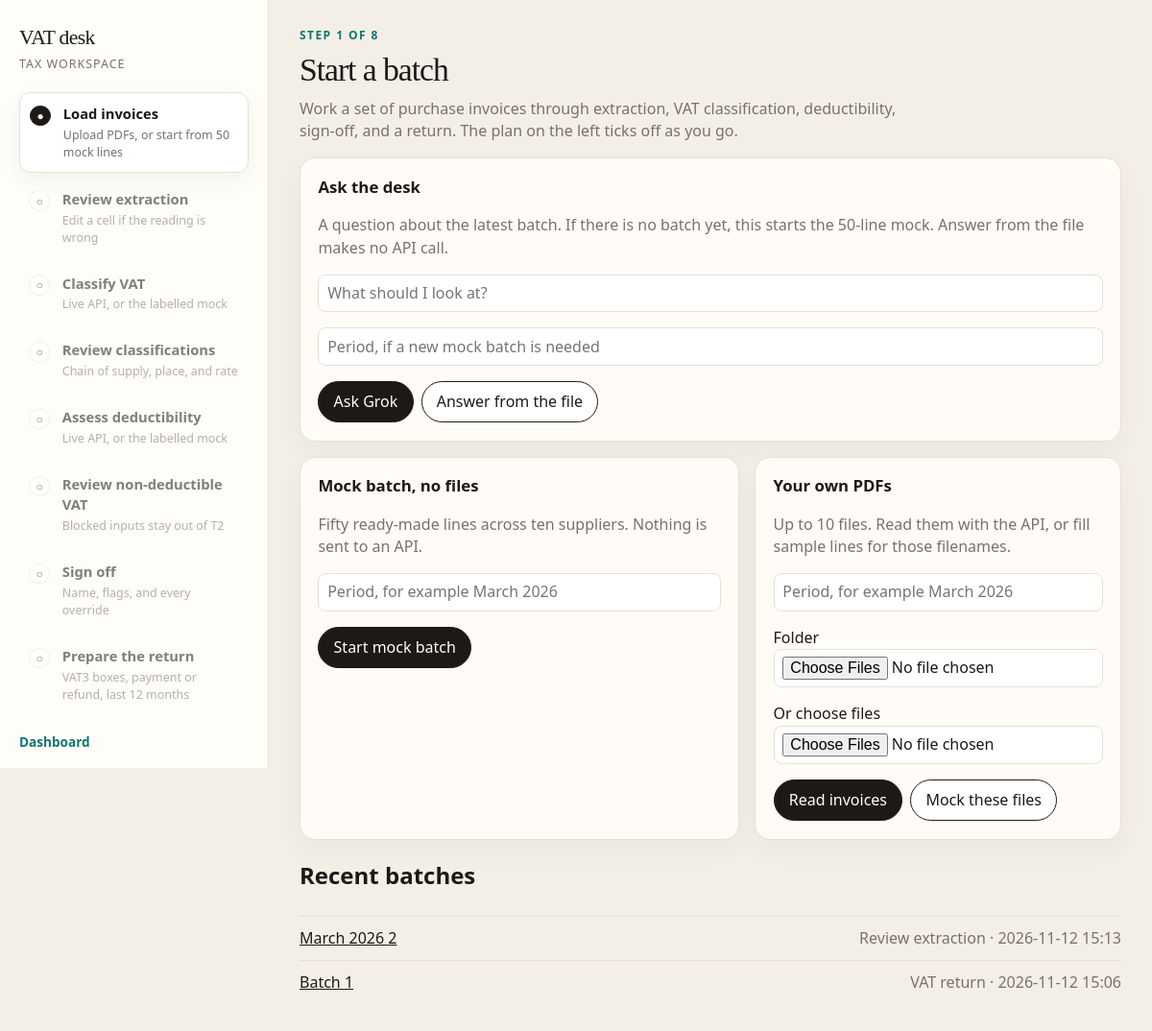
/, run on an earlier commit of the app's database.
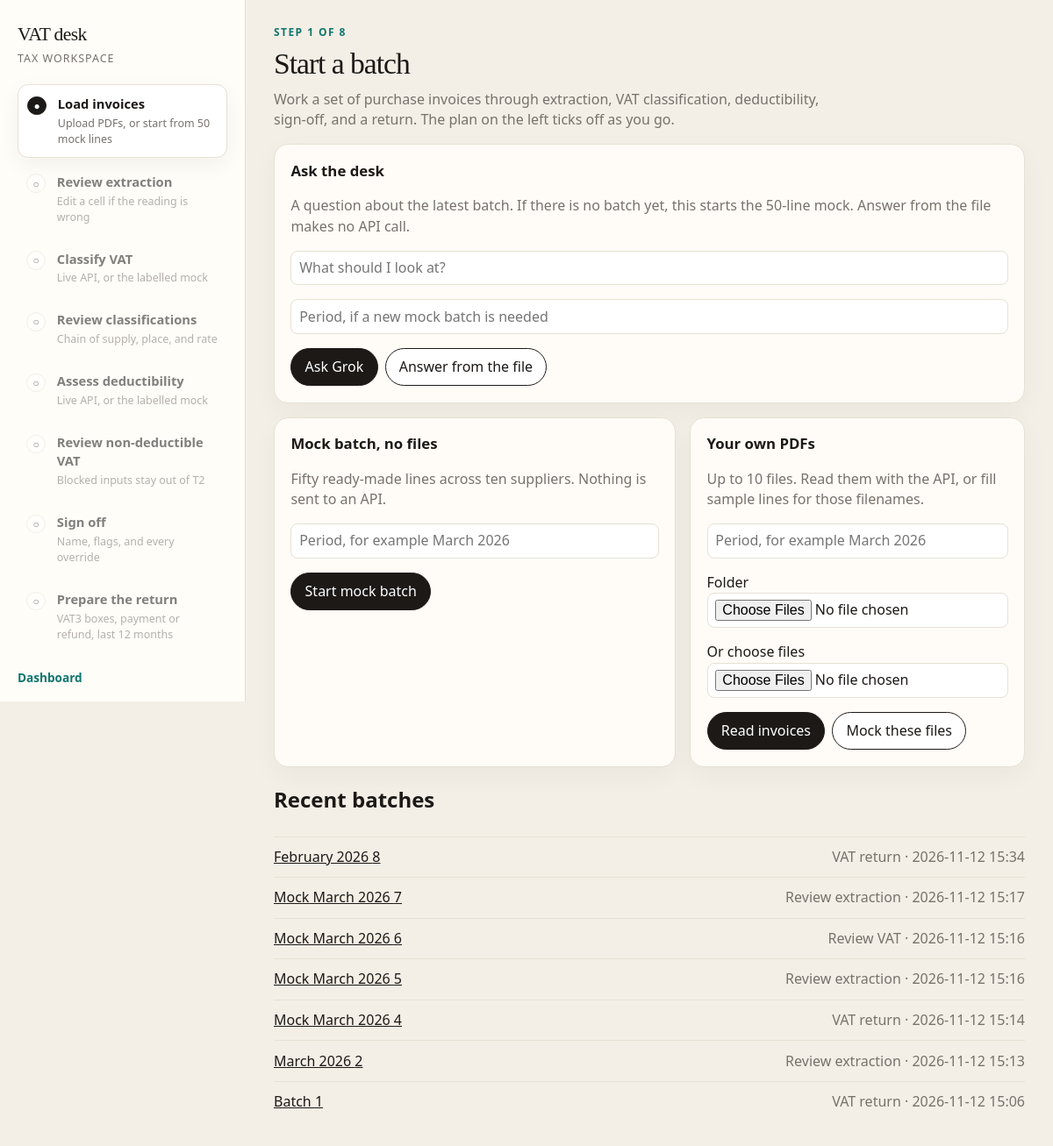
And on a later commit of the database.
### items/models.py (models this page shows, shortened)
class Batch(models.Model):
    EXTRACTED = "extracted"
    EXTRACTION_ACCEPTED = "extraction_accepted"
    CLASSIFIED = "classified"
    DEDUCTIBILITY = "deductibility"
    DEDUCTION_ACCEPTED = "deduction_accepted"
    RETURN_READY = "return_ready"
    STATUS_CHOICES = [
        (EXTRACTED, "Review extraction"),
        (EXTRACTION_ACCEPTED, "Classifying"),
        (CLASSIFIED, "Review VAT"),
        (DEDUCTIBILITY, "Review deductibility"),
        (DEDUCTION_ACCEPTED, "Sign off"),
        (RETURN_READY, "VAT return"),
    ]
    created = models.DateTimeField(auto_now_add=True)
    status = models.CharField(max_length=32, choices=STATUS_CHOICES, default=EXTRACTED)
    period_label = models.CharField(max_length=64, blank=True)
    class Meta:
        ordering = ["-created"]

### items/views.py (the view, shortened to what this page needs)
# urls.py: path("", views.batch_list, name="batch_list"),
def batch_list(request):
    form = UploadForm()
    action = request.POST.get("action")
    if request.method == "POST" and action == "mock_batch":
        batch = seed_mock_batch(request.POST.get("period_label", ""))
        return redirect("batch_detail", pk=batch.pk)
    if request.method == "POST" and action in ("ask", "ask_file"):
        return _desk_from_home(request)
    return render(
        request,
        "items/list.html",
        {"batches": Batch.objects.all(), "form": form, "plan": workspace_plan(None), "batch": None},
    )

### items/forms.py (shortened to what this page needs)
class UploadForm(forms.Form):
    period_label = forms.CharField(
        required=False,
        max_length=64,
        widget=forms.TextInput(attrs={"placeholder": "Period, for example March 2026"}),
    )

### items/plan.py (called while the page is built, shortened)
def _load_detail(batch, counts):
    if batch is None:
        return "Upload PDFs, or start from 50 mock lines"
    return f"{counts['lines']} lines · {counts['invoices']} invoices"

def _vat_detail(batch, counts):
    if batch is None or batch.status not in ("classified", "deductibility", "deduction_accepted", "return_ready"):
        return "Chain of supply, place, and rate"
    if counts["low"]:
        return f"{counts['low']} low-confidence lines"
    return "Every line is above the threshold"

def _deduct_detail(batch, counts):
    if batch is None or batch.status not in ("deductibility", "deduction_accepted", "return_ready"):
        return "Blocked inputs stay out of T2"
    blocked = InvoiceLine.objects.filter(invoice__batch=batch, deductible="none").count()
    if blocked:
        return f"{blocked} non-deductible lines"
    return "Nothing blocked"

def _href(batch, key, done, current):
    if batch is None or (key not in done and key != current):
        return ""

### items/templates/items/list.html (shortened to what this page needs)
{% extends "items/base.html" %}
{% block heading %}Start a batch{% endblock %}
{% block body %}
  <p class="lede">Work a set of purchase invoices through extraction, VAT classification, deductibility, sign-off, and a return. The plan on the left ticks off as you go.</p>
  <section class="card" style="margin-bottom: 1rem;">
    <h2>Ask the desk</h2>
    <p class="muted">A question about the latest batch. If there is no batch yet, this starts the 50-line mock. Answer from the file makes no API call.</p>
    <form method="post">
      <p><input type="text" name="question" placeholder="What should I look at?"></p>
      <p><input type="text" name="period_label" placeholder="Period, if a new mock batch is needed"></p>
      <div class="actions">
        <button type="submit" name="action" value="ask">Ask Grok</button>
        <button type="submit" class="secondary" name="action" value="ask_file">Answer from the file</button>
      </div>
    </form>
  </section>
  <div class="grid">
    <section class="card">
      <h2>Mock batch, no files</h2>
      <p class="muted">Fifty ready-made lines across ten suppliers. Nothing is sent to an API.</p>
      <form method="post" data-step="load">
        <p><input type="text" name="period_label" placeholder="Period, for example March 2026"></p>
        <div class="actions">
          <button type="submit" data-wait name="action" value="mock_batch">Start mock batch</button>
        </div>
      </form>
    </section>
    <section class="card">
      <h2>Your own PDFs</h2>
      <p class="muted">Up to 10 files. Read them with the API, or fill sample lines for those filenames.</p>
      <form method="post" enctype="multipart/form-data" data-step="load">
        <p>{{ form.period_label }}</p>
        <p><label>Folder <input type="file" name="files" webkitdirectory directory multiple></label></p>
        <p><label>Or choose files <input type="file" name="files" accept="application/pdf,.pdf" multiple></label></p>
        <div class="actions">
          <button type="submit" data-wait name="action" value="read">Read invoices</button>
          <button type="submit" data-wait class="secondary" name="action" value="mock">Mock these files</button>
        </div>
      </form>
    </section>
  </div>
  {% if batches %}
  <h2>Recent batches</h2>
  <ul class="batch-list">
    {% for item in batches %}
    <li>
      <a href="{% url 'batch_detail' item.pk %}">{{ item.period_label|default:"Batch" }} {{ item.pk }}</a>
      <span class="muted">{{ item.get_status_display }} · {{ item.created|date:"Y-m-d H:i" }}</span>
    </li>
    {% endfor %}
  </ul>
  {% endif %}
{% endblock %}

What changed in the data, as far as the page shows it:
added Batch: period_label "February 2026", pk "8", status "VAT return", created "2026-11-12 15:34"
added Batch: period_label "Mock March 2026", pk "7", status "Review extraction", created "2026-11-12 15:17"
added Batch: period_label "Mock March 2026", pk "6", status "Review VAT", created "2026-11-12 15:16"
added Batch: period_label "Mock March 2026", pk "5", status "Review extraction", created "2026-11-12 15:16"
added Batch: period_label "Mock March 2026", pk "4", status "VAT return", created "2026-11-12 15:14"
